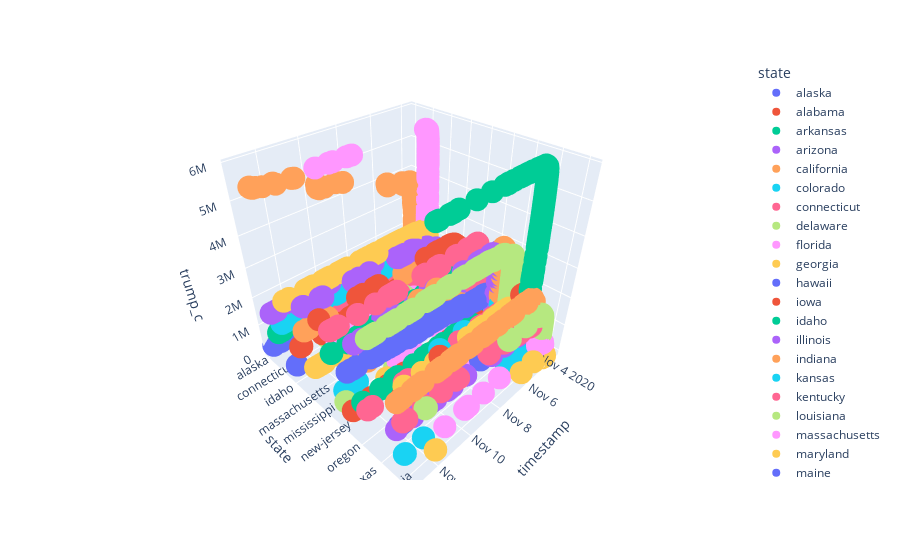

Notebook source saved alongside this figure:
### Code cell
fig = px.scatter_3d(df, x=df.index, y=df['state'], z=df['trump_c'],color=df['state'])
fig.show()
pio.write_html(fig, file=f'3d.html', auto_open=True)
